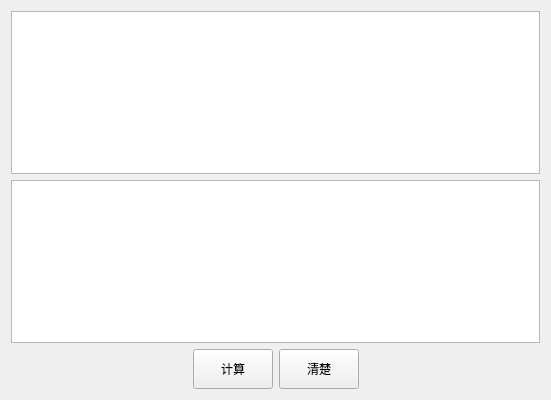
<?xml version="1.0" encoding="UTF-8"?>
<ui version="4.0">
 <class>ModBusCRC</class>
 <widget class="QWidget" name="ModBusCRC">
  <property name="geometry">
   <rect>
    <x>0</x>
    <y>0</y>
    <width>551</width>
    <height>400</height>
   </rect>
  </property>
  <property name="windowTitle">
   <string>ModBus CRC 校验码计算器</string>
  </property>
  <layout class="QGridLayout" name="gridLayout">
   <item row="2" column="0">
    <spacer name="horizontalSpacer">
     <property name="orientation">
      <enum>Qt::Horizontal</enum>
     </property>
     <property name="sizeHint" stdset="0">
      <size>
       <width>160</width>
       <height>20</height>
      </size>
     </property>
    </spacer>
   </item>
   <item row="2" column="1">
    <widget class="QPushButton" name="btn_calc">
     <property name="minimumSize">
      <size>
       <width>80</width>
       <height>40</height>
      </size>
     </property>
     <property name="cursor">
      <cursorShape>PointingHandCursor</cursorShape>
     </property>
     <property name="text">
      <string>计算</string>
     </property>
    </widget>
   </item>
   <item row="2" column="2">
    <widget class="QPushButton" name="btn_clear">
     <property name="minimumSize">
      <size>
       <width>80</width>
       <height>40</height>
      </size>
     </property>
     <property name="cursor">
      <cursorShape>PointingHandCursor</cursorShape>
     </property>
     <property name="text">
      <string>清楚</string>
     </property>
    </widget>
   </item>
   <item row="2" column="3">
    <spacer name="horizontalSpacer_2">
     <property name="orientation">
      <enum>Qt::Horizontal</enum>
     </property>
     <property name="sizeHint" stdset="0">
      <size>
       <width>159</width>
       <height>20</height>
      </size>
     </property>
    </spacer>
   </item>
   <item row="0" column="0" colspan="4">
    <widget class="QTableView" name="tableView"/>
   </item>
   <item row="1" column="0" colspan="4">
    <widget class="QTextEdit" name="text"/>
   </item>
  </layout>
 </widget>
 <resources/>
 <connections/>
</ui>
